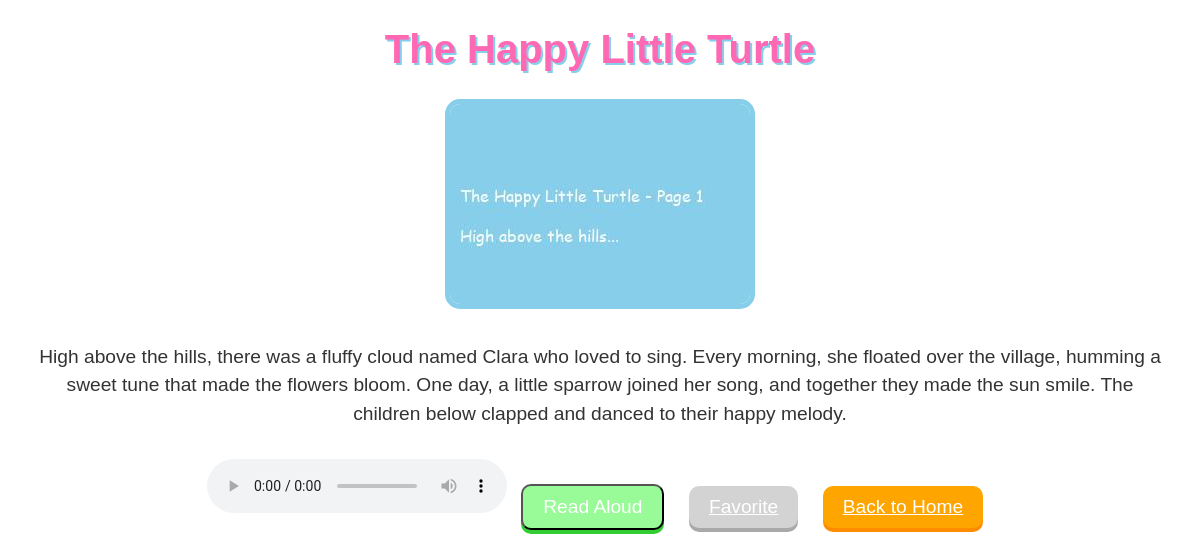
The app's page /stories/1/ with its own data.
### stories/models.py (models this page shows, shortened)
class Story(models.Model):
    title = models.CharField(max_length=100)
    content = models.TextField()
    image = models.ImageField(upload_to='story_images/', blank=True, null=True)
    created_at = models.DateTimeField(auto_now_add=True)
    is_favorite = models.BooleanField(default=False)

### stories/views.py (the view)
# urls.py: path('<int:story_id>/', views.story_detail, name='story_detail'),
def story_detail(request, story_id):
    story = Story.objects.get(id=story_id)
    audio_path = f"media/audio/{story_id}.mp3"
    if not os.path.exists(audio_path):
        engine = pyttsx3.init()
        engine.setProperty('rate', 110)
        engine.setProperty('volume', 0.9)
        voices = [
            'HKEY_LOCAL_MACHINE\SOFTWARE\Microsoft\Speech\Voices\Tokens\TTS_MS_EN-US_ZIRA_11.0',
            'HKEY_LOCAL_MACHINE\SOFTWARE\Microsoft\Speech\Voices\Tokens\TTS_MS_EN-US_DAVID_11.0'
        ]
        engine.setProperty('voice', random.choice(voices))
        engine.save_to_file(story.content, audio_path)
        engine.runAndWait()
    context = {
        'story': story,
        'audio_url': f"/media/audio/{story_id}.mp3",
    }
    return render(request, 'stories/story_detail.html', context)

### stories/templates/stories/story_detail.html (shortened to what this page needs)
<!DOCTYPE html>
<html>
<head>
</head>
<body>
    <h1>{{ story.title }}</h1>
    {% if story.image %}
        <img id="story-image" src="{{ story.image.url }}" alt="{{ story.title }}">
    {% endif %}
    <p>{{ story.content }}</p>
    <audio id="story-audio" controls>
        <source src="{{ audio_url }}" type="audio/mp3">
    </audio>
    <button class="read-aloud-btn" onclick="playAudio()">Read Aloud</button>
    <a href="{% url 'toggle_favorite' story.id %}" class="favorite-btn">
        {% if story.is_favorite %}Unfavorite{% else %}Favorite{% endif %}
    </a>
    <a href="{% url 'story_list' %}" class="home-btn">Back to Home</a>
</body>
</html>

### records on screen
Story: title "The Happy Little Turtle", image (picture), content "High above the hills, there was a fluffy cloud named Clara who loved to sing. Every morning, she floated over the village, humming a sweet tune that made the flowers bloom. One day, a little sparrow joined her song, and together they made the sun smile. The children below clapped and danced to their happy melody."
